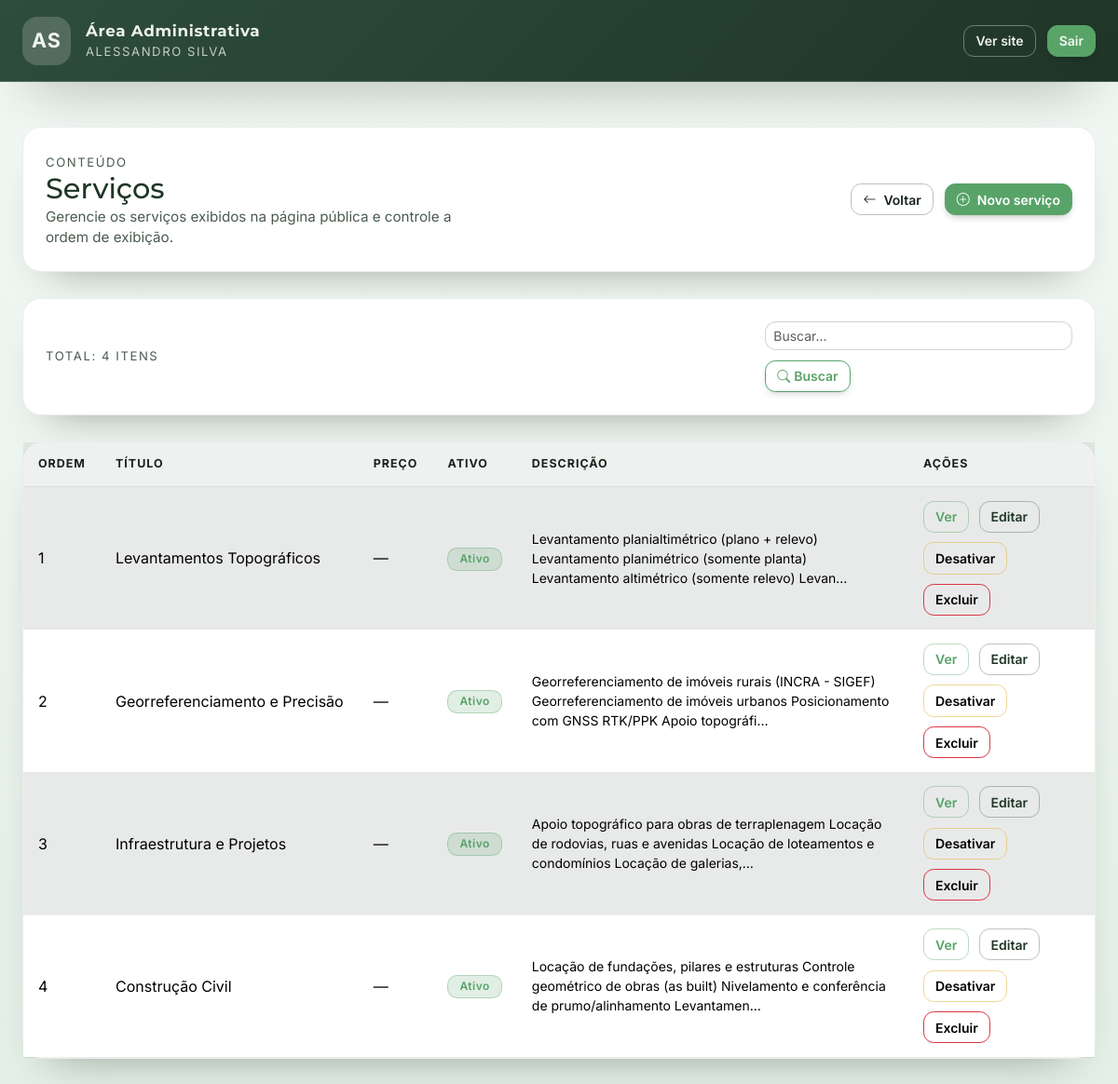
The page /admin/servicos.php (signed in) on the database its author committed.
### tables this page shows
CREATE TABLE servicos (
      id INTEGER PRIMARY KEY AUTOINCREMENT,
      titulo TEXT NOT NULL,
      descricao TEXT NOT NULL,
      preco REAL NULL,
      order_index INTEGER NOT NULL DEFAULT 0,
      active INTEGER NOT NULL DEFAULT 1,
      created_at TEXT NOT NULL DEFAULT (datetime('now'))
    );

### public/admin/config.php (called while the page is built, shortened)
<?php
if (!function_exists('esc')) {
  function esc(string $value): string {
    return htmlspecialchars($value, ENT_QUOTES, 'UTF-8');
  }
}

### public/admin/servicos.php (the view, shortened to what this page needs)
<?php
require __DIR__ . '/config.php';
$pdo = db();
$q = trim((string)($_GET['q'] ?? ''));
if ($q !== '') {
  $like = '%' . $q . '%';
  $stmt = $pdo->prepare('SELECT * FROM servicos WHERE titulo LIKE ? OR descricao LIKE ? ORDER BY order_index ASC, id DESC');
  $stmt->execute([$like, $like]);
  $servicos = $stmt->fetchAll();
} else {
  $servicos = $pdo->query('SELECT * FROM servicos ORDER BY order_index ASC, id DESC')->fetchAll();
}
?>
<!doctype html>
<html lang="pt-br">
<head>
  <link href="https://cdn.jsdelivr.net/npm/bootstrap@5.3.3/dist/css/bootstrap.min.css" rel="stylesheet">
  <link href="https://cdn.jsdelivr.net/npm/bootstrap-icons@1.11.3/font/bootstrap-icons.min.css" rel="stylesheet">
  <link rel="stylesheet" href="/css/styles.css?v=20251006">
  <link rel="stylesheet" href="/css/admin.css?v=20251021">
</head>
<body class="admin-body">
<header class="admin-topbar">
  <div class="admin-topbar__inner">
    <a class="admin-brand" href="/admin/dashboard.php">
      <span class="brand-mark">AS</span>
      <span class="brand-text">
        <strong>Área Administrativa</strong>
        <span>Alessandro Silva</span>
      </span>
    </a>
    <div class="admin-actions">
      <a class="btn btn-outline-light btn-sm" href="/" target="_blank" rel="noopener">Ver site</a>
      <a class="btn btn-frame btn-sm" href="/logout.php">Sair</a>
    </div>
  </div>
</header>
<main class="admin-shell">
  <div class="container-xxl">
    <section class="surface-card admin-page-header">
      <div class="admin-meta">
        <span class="admin-breadcrumb">Conteúdo</span>
        <h1 class="admin-title">Serviços</h1>
        <p class="admin-subtitle">Gerencie os serviços exibidos na página pública e controle a ordem de exibição.</p>
      </div>
      <div class="admin-toolbar__secondary">
        <a class="btn btn-outline-secondary btn-sm" href="./dashboard.php"><i class="bi bi-arrow-left me-2"></i>Voltar</a>
        <button class="btn btn-frame btn-sm" data-bs-toggle="modal" data-bs-target="#novo"><i class="bi bi-plus-circle me-2"></i>Novo serviço</button>
      </div>
    </section>
    <section class="surface-card admin-toolbar">
      <div class="admin-toolbar__primary">
        <span class="admin-breadcrumb mb-0">Total: <?php echo count($servicos); ?> itens</span>
      </div>
      <form class="admin-search" method="get" action="">
        <input type="text" class="form-control form-control-sm" placeholder="Buscar..." name="q" value="<?php echo esc($q); ?>">
        <button class="btn btn-frame-outline btn-sm" type="submit"><i class="bi bi-search me-1"></i>Buscar</button>
      </form>
    </section>
    <?php if (!$servicos): ?>
      <div class="admin-empty">
        <strong>Nenhum serviço cadastrado.</strong>
        <p class="mb-0">Use o botão “Novo serviço” para começar a publicar.</p>
      </div>
    <?php else: ?>
      <div class="surface-card admin-table">
        <div class="table-responsive">
          <table class="table align-middle table-hover table-striped mb-0">
            <thead>
              <tr>
                <th>Ordem</th>
                <th>Título</th>
                <th>Preço</th>
                <th>Ativo</th>
                <th style="max-width:420px">Descrição</th>
                <th style="width:200px">Ações</th>
              </tr>
            </thead>
            <tbody>
            <?php $modals = ''; foreach ($servicos as $row): ?>
              <tr>
                <td><?php echo (int)$row['order_index']; ?></td>
                <td><?php echo esc((string)$row['titulo']); ?></td>
                <td class="text-nowrap"><?php echo $row['preco'] !== null && $row['preco'] !== '' ? 'R$ ' . number_format((float)$row['preco'], 2, ',', '.') : '—'; ?></td>
                <td>
                  <?php if (!empty($row['active'])): ?>
                    <span class="badge bg-success">Ativo</span>
                  <?php else: ?>
                    <span class="badge bg-secondary">Inativo</span>
                  <?php endif; ?>
                </td>
                <td class="small" style="max-width:420px;">
                  <?php $txt=(string)$row['descricao']; $short=mb_strlen($txt)>140?mb_substr($txt,0,140).'…':$txt; echo esc($short); ?>
                </td>
                <td>
                  <div class="admin-actions-grid">
                    <button class="btn btn-outline-primary btn-sm" data-bs-toggle="modal" data-bs-target="#view-<?php echo (int)$row['id']; ?>">Ver</button>
                    <button class="btn btn-outline-secondary btn-sm" data-bs-toggle="modal" data-bs-target="#edit-<?php echo (int)$row['id']; ?>">Editar</button>
                    <a class="btn btn-outline-warning btn-sm" href="?action=toggle&id=<?php echo (int)$row['id']; ?>" onclick="return confirm('Deseja <?php echo !empty($row['active']) ? 'desativar' : 'ativar'; ?> este serviço?');"><?php echo !empty($row['active']) ? 'Desativar' : 'Ativar'; ?></a>
                    <a class="btn btn-outline-danger btn-sm" href="?action=delete&id=<?php echo (int)$row['id']; ?>" onclick="return confirm('Excluir este serviço?');">Excluir</a>
                  </div>
                </td>
              </tr>
            <?php $modals .= ob_get_clean(); endforeach; ?>
            </tbody>
          </table>
        </div>
      </div>
    <?php endif; ?>
  </div>
</main>
</body>
</html>

### public/css/styles.css (style rules this page uses)
:root { --trans: .25s ease; --max-width: 1200px; --color-primary: #2E4D3A; --color-primary-dark: #1F3527; --color-primary-light: #F1F5F2; --color-accent: #58A368; --color-accent-hover: #3F7B4E; --color-text: #18231B; --color-text-muted: #4A5B4F; --divider-color: #1F3527; --frame-size: clamp(24px, 6vw, 50px); --hero-min: 400px; --font-title: 'Montserrat', Arial, sans-serif; --font-body: 'Inter', system-ui, sans-serif; --app-bg: linear-gradient(180deg, #f2f8f4 0%, #e3efe7 100%); --gradient-soft: linear-gradient(135deg, #f0f7f2 0%, #e1efe6 100%); --gradient-frame: var(--gradient-deep); --gradient-deep: linear-gradient(135deg, #2E4D3A 0%, #1F3527 100%); }
html { min-height: 100%; background: var(--app-bg); }
body { min-height: 100vh; margin: 0; font-family: var(--font-body); color: var(--color-text); background: transparent; display: flex; flex-direction: column; }
* { box-sizing: border-box; }
.btn-frame { --bs-btn-font-weight: 600; --bs-btn-border-radius: .5rem; --bs-btn-padding-x: 1.25rem; --bs-btn-padding-y: .65rem; --bs-btn-color: #fff; --bs-btn-bg: var(--color-accent); --bs-btn-border-color: var(--color-accent); --bs-btn-hover-color: #fff; --bs-btn-hover-bg: var(--color-accent-hover); --bs-btn-hover-border-color: var(--color-accent-hover); box-shadow: 0 4px 10px -4px rgba(0,0,0,.35); transition: var(--trans); display: inline-flex; align-items: center; justify-content: center; }
.btn-frame-outline { --bs-btn-font-weight: 600; --bs-btn-border-radius: .5rem; --bs-btn-padding-x: 1.25rem; --bs-btn-padding-y: .65rem; --bs-btn-color: var(--color-accent); --bs-btn-bg: transparent; --bs-btn-border-color: var(--color-accent); --bs-btn-hover-color: #fff; --bs-btn-hover-bg: var(--color-accent); --bs-btn-hover-border-color: var(--color-accent-hover); box-shadow: 0 4px 10px -4px rgba(0,0,0,.25); transition: var(--trans); }
.btn-outline-light { --bs-btn-color: #fff; --bs-btn-border-color: rgba(255,255,255,.7); --bs-btn-hover-bg: rgba(255,255,255,.15); --bs-btn-hover-border-color: #fff; --bs-btn-active-bg: rgba(255,255,255,.25); --bs-btn-active-border-color: #fff; }
main, .page-content { flex: 1 0 auto; }
.surface-card { background: #fff; border-radius: 1.25rem; border: 1px solid rgba(24,35,27,.08); box-shadow: 0 25px 45px -30px rgba(24,35,27,.45); padding: clamp(1.5rem, 2vw, 2.5rem); }
.surface-card + .surface-card { margin-top: 1.75rem; }

### rows shown on the page
servicos: order_index "1", titulo "Levantamentos Topográficos", active "Ativo", descricao "Levantamento planialtimétrico (plano + relevo) Levantamento planimétrico (somente planta) Levantamento altimétrico (somente relevo) Levan…"
servicos: order_index "2", titulo "Georreferenciamento e Precisão", active "Ativo", descricao "Georreferenciamento de imóveis rurais (INCRA - SIGEF) Georreferenciamento de imóveis urbanos Posicionamento com GNSS RTK/PPK Apoio topográfi…"
servicos: order_index "3", titulo "Infraestrutura e Projetos", active "Ativo", descricao "Apoio topográfico para obras de terraplenagem Locação de rodovias, ruas e avenidas Locação de loteamentos e condomínios Locação de galerias,…"
servicos: order_index "4", titulo "Construção Civil", active "Ativo", descricao "Locação de fundações, pilares e estruturas Controle geométrico de obras (as built) Nivelamento e conferência de prumo/alinhamento Levantamen…"

### other values the page prints
count($servicos) "4"
